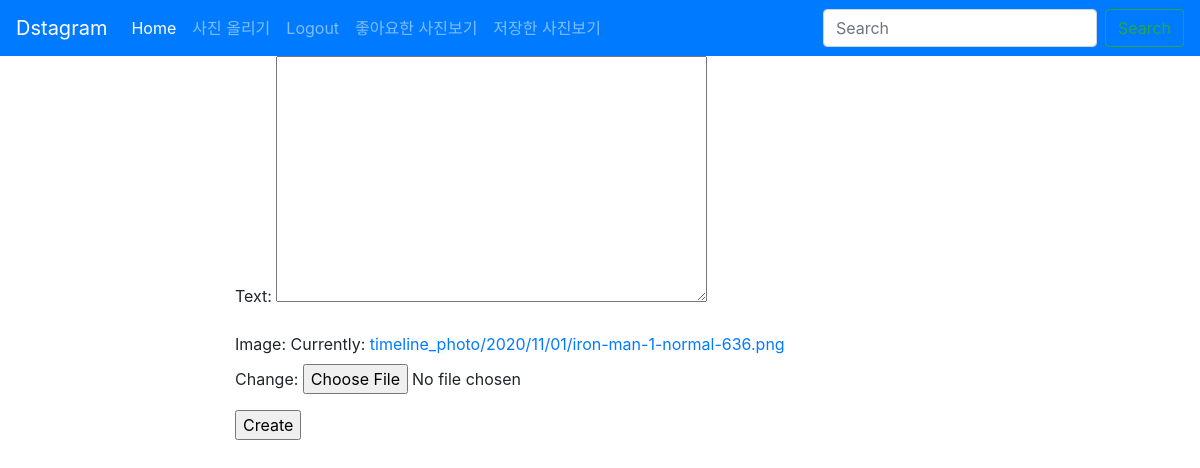
/update/2 (signed in), run on an earlier commit of the app's database.
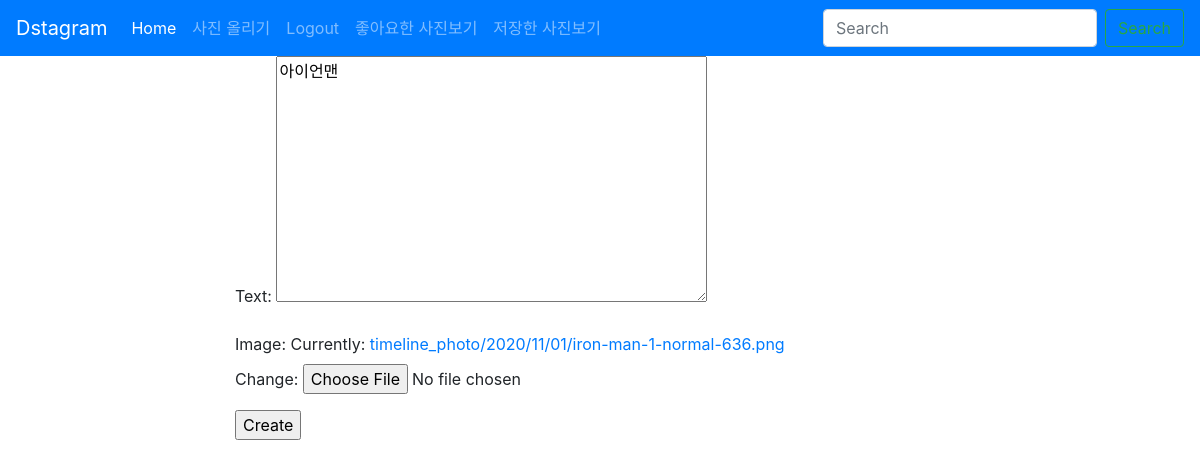
And on a later commit of the database.
### photo/models.py (models this page shows, shortened)
class Photo(models.Model) :
    author = models.ForeignKey(User, on_delete=models.CASCADE, related_name='user')
    text = models.TextField(blank=True)
    image = models.ImageField(upload_to = 'timeline_photo/%Y/%m/%d')
    created = models.DateTimeField(auto_now_add=True)
    updated = models.DateTimeField(auto_now=True)
    like = models.ManyToManyField(User, related_name='like_post', blank=True)
    favorite = models.ManyToManyField(User, related_name='favorite_post', blank=True)
    class Meta :
        ordering = ['-created']

### photo/views.py (the view)
# urls.py: path("update/<int:pk>", PhotoUpdate.as_view(), name='update'),
class PhotoUpdate(UpdateView):
    model = Photo
    fields = ['text', 'image']
    template_name_suffix = '_update'
    def dispatch(self, request, *args, **kwargs) :
        object = self.get_object()
        if object.author != request.user :
            messages.warning(request, '수정할 권한이 없습니다.')
            return HttpResponseRedirect('/')
        else :
            return super(PhotoUpdate, self).dispatch(request, *args, **kwargs)

### photo/templates/photo/photo_update.html (shortened to what this page needs)
{% extends 'base.html' %}
{% block content %}
<div class="row">
    <div class="col"></div>
    <div class="col-12 col-xl-8 col-md-8">
        <form action="" method="post">
            {{form.as_p}}
            <input type="submit" value="Create">
        </form>
    </div>
    <div class="col"></div>
</div>
{% endblock %}

What changed in the data, as far as the page shows it:
changed Photo: text (not shown) → "아이언맨"
